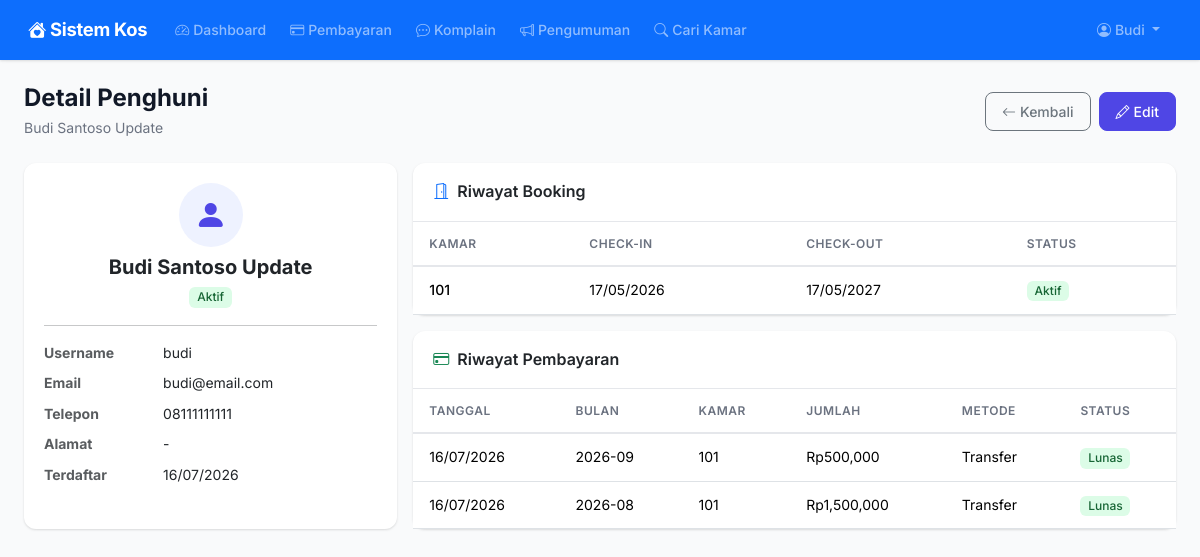
Before: /clients/2 (signed in) with the older database file.
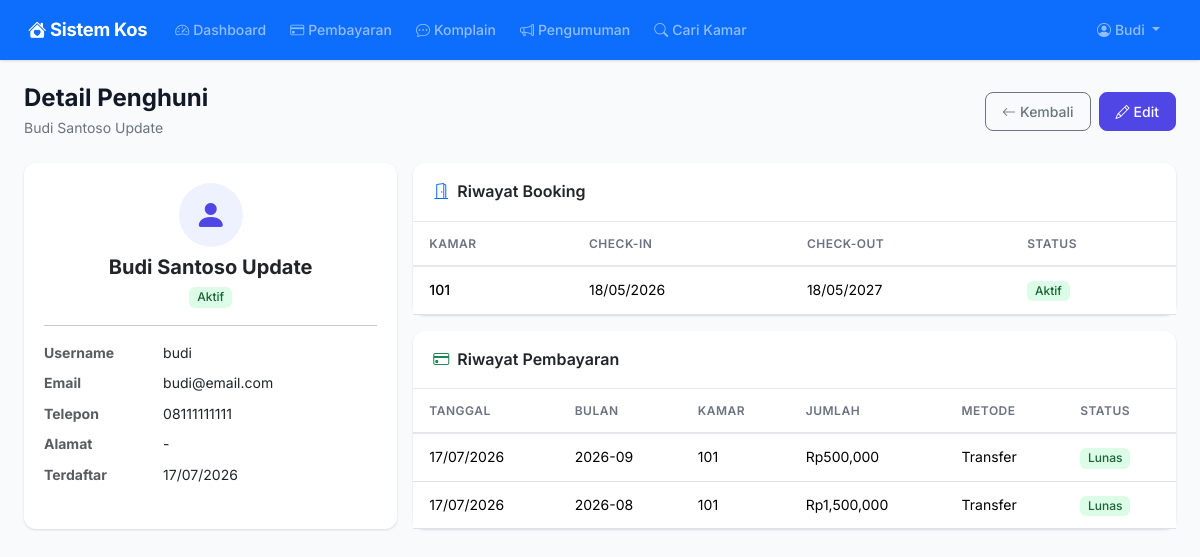
After: the same page with the newer database file.
### models.py (models this page shows, shortened)
class User(UserMixin, db.Model):
    __tablename__ = "users"
    id = db.Column(db.Integer, primary_key=True)
    username = db.Column(db.String(80), unique=True, nullable=False)
    email = db.Column(db.String(120), unique=True, nullable=False)
    password_hash = db.Column(db.String(256), nullable=False)
    role = db.Column(db.String(20), nullable=False, default="client")
    nama_lengkap = db.Column(db.String(150), nullable=False)
    no_telepon = db.Column(db.String(20))
    alamat = db.Column(db.Text)
    is_active = db.Column(db.Boolean, default=True)
    created_at = db.Column(db.DateTime, default=datetime.utcnow)
    bookings = db.relationship("Booking", backref="client", lazy="dynamic")
    notifications = db.relationship("Notification", backref="user", lazy="dynamic")

class Booking(db.Model):
    __tablename__ = "bookings"
    id = db.Column(db.Integer, primary_key=True)
    user_id = db.Column(db.Integer, db.ForeignKey("users.id"), nullable=False)
    room_id = db.Column(db.Integer, db.ForeignKey("rooms.id"), nullable=False)
    tanggal_masuk = db.Column(db.Date, nullable=False)
    tanggal_keluar = db.Column(db.Date)
    status = db.Column(db.String(20), default="aktif")
    deposit = db.Column(db.Float, default=0)
    catatan = db.Column(db.Text)
    created_at = db.Column(db.DateTime, default=datetime.utcnow)
    payments = db.relationship("Payment", backref="booking", lazy="dynamic")

class Payment(db.Model):
    __tablename__ = "payments"
    id = db.Column(db.Integer, primary_key=True)
    booking_id = db.Column(db.Integer, db.ForeignKey("bookings.id"), nullable=False)
    jumlah = db.Column(db.Float, nullable=False)
    tanggal_bayar = db.Column(db.Date, default=date.today)
    bulan_dibayar_untuk = db.Column(db.String(20))
    metode_bayar = db.Column(db.String(20), default="transfer")
    status = db.Column(db.String(20), default="lunas")
    bukti_pembayaran = db.Column(db.String(255))
    catatan = db.Column(db.Text)
    created_at = db.Column(db.DateTime, default=datetime.utcnow)

class Room(db.Model):
    __tablename__ = "rooms"
    id = db.Column(db.Integer, primary_key=True)
    nomor_kamar = db.Column(db.String(10), unique=True, nullable=False)
    lantai = db.Column(db.Integer, default=1)
    tipe = db.Column(db.String(50), default="Reguler")
    harga_per_bulan = db.Column(db.Float, nullable=False)
    ukuran = db.Column(db.String(50))
    fasilitas = db.Column(db.Text)
    status = db.Column(db.String(20), default="tersedia")
    deskripsi = db.Column(db.Text)
    created_at = db.Column(db.DateTime, default=datetime.utcnow)
    bookings = db.relationship("Booking", backref="room", lazy="dynamic")
    maintenance_requests = db.relationship("MaintenanceRequest", backref="room", lazy="dynamic")

### routes/clients.py (the view)
@clients_bp.route("/<int:id>")
@login_required
def detail(id):
    if current_user.role not in ("admin", "management"):
        if current_user.id != id:
            flash("Akses ditolak.", "danger")
            return redirect(url_for("dashboard.index"))
    client = User.query.get_or_404(id)
    bookings = Booking.query.filter_by(user_id=id).order_by(Booking.created_at.desc()).all()
    payments = Payment.query.join(Booking).filter(
        Booking.user_id == id
    ).order_by(Payment.created_at.desc()).all()
    return render_template("clients/detail.html",
        client=client, bookings=bookings, payments=payments)

### app.py (called while the page is built)
def create_app():
    app = Flask(__name__)
    app.config.from_object("config.Config")
    db.init_app(app)
    login_manager.init_app(app)
    csrf.init_app(app)
    login_manager.login_view = "auth.login"
    login_manager.login_message = "Silakan login terlebih dahulu."
    from models import User
    @login_manager.user_loader
    def load_user(user_id):
        return User.query.get(int(user_id))
    @app.context_processor
    def inject_now():
        from datetime import datetime
        return {"now": datetime.now()}
    @app.context_processor
    def inject_utility():
        from datetime import date
        return {"date_today": date.today()}
    from routes import register_routes
    register_routes(app)
    with app.app_context():
        db.create_all()
    return app

### templates/clients/detail.html (shortened to what the changed rows need)
{% extends "base.html" %}
{% block content %}
<div class="page-header d-flex flex-wrap justify-content-between align-items-center">
    <div>
        <h1>Detail Penghuni</h1>
        <p>{{ client.nama_lengkap }}</p>
    </div>
</div>
<div class="row g-3 mb-4">
    <div class="col-lg-4">
        <div class="card border-0 h-100">
            <div class="card-body">
                <div class="text-center mb-3">
                    <div class="stat-icon mx-auto mb-2" style="width:64px;height:64px;background:var(--primary-light);color:var(--primary);border-radius:50%;display:flex;align-items:center;justify-content:center">
                        <i class="bi bi-person-fill fs-2"></i>
                    </div>
                    <h5 class="fw-bold mb-1">{{ client.nama_lengkap }}</h5>
                    <span class="badge {% if client.is_active %}badge-success{% else %}badge-danger{% endif %}">
                        {{ 'Aktif' if client.is_active else 'Tidak Aktif' }}
                    </span>
                </div>
                <dl class="row mb-0" style="font-size:.875rem">
                    <dt class="col-sm-4 text-muted">Username</dt>
                    <dd class="col-sm-8">{{ client.username }}</dd>
                    <dt class="col-sm-4 text-muted">Email</dt>
                    <dd class="col-sm-8">{{ client.email }}</dd>
                    <dt class="col-sm-4 text-muted">Telepon</dt>
                    <dd class="col-sm-8">{{ client.no_telepon or '-' }}</dd>
                    <dt class="col-sm-4 text-muted">Alamat</dt>
                    <dd class="col-sm-8">{{ client.alamat or '-' }}</dd>
                    <dt class="col-sm-4 text-muted">Terdaftar</dt>
                    <dd class="col-sm-8">{{ client.created_at.strftime('%d/%m/%Y') if client.created_at else '-' }}</dd>
                </dl>
            </div>
        </div>
    </div>
    <div class="col-lg-8">
        <div class="card border-0 mb-3">
            <div class="card-body p-0">
                {% if bookings %}
                <div class="table-responsive">
                    <table class="table table-hover mb-0">
                        <thead>
                            <tr>
                                <th>Kamar</th>
                                <th>Check-in</th>
                                <th>Check-out</th>
                                <th>Status</th>
                            </tr>
                        </thead>
                        <tbody>
                            {% for b in bookings %}
                            <tr>
                                <td class="fw-medium">{{ b.room.nomor_kamar }}</td>
                                <td>{{ b.tanggal_masuk.strftime('%d/%m/%Y') if b.tanggal_masuk else '-' }}</td>
                                <td>{{ b.tanggal_keluar.strftime('%d/%m/%Y') if b.tanggal_keluar else '-' }}</td>
                                <td>
                                    {% set s = b.status|lower %}
                                    {% if s == 'aktif' %}
                                    <span class="badge badge-success">Aktif</span>
                                    {% elif s == 'selesai' or s == 'checkout' %}
                                    <span class="badge badge-secondary">Selesai</span>
                                    {% elif s == 'dibatalkan' or s == 'batal' %}
                                    <span class="badge badge-danger">Dibatalkan</span>
                                    {% else %}
                                    <span class="badge badge-secondary">{{ b.status }}</span>
                                    {% endif %}
                                </td>
                            </tr>
                            {% endfor %}
                        </tbody>
                    </table>
                </div>
                {% else %}
                <div class="empty-state">
                    <i class="bi bi-inbox"></i>
                    <h5>Belum ada riwayat booking</h5>
                </div>
                {% endif %}
            </div>
        </div>
        <div class="card border-0">
            <div class="card-body p-0">
                {% if payments %}
                <div class="table-responsive">
                    <table class="table table-hover mb-0">
                        <thead>
                            <tr>
                                <th>Tanggal</th>
                                <th>Bulan</th>
                                <th>Kamar</th>
                                <th>Jumlah</th>
                                <th>Metode</th>
                                <th>Status</th>
                            </tr>
                        </thead>
                        <tbody>
                            {% for p in payments %}
                            <tr>
                                <td>{{ p.tanggal_bayar.strftime('%d/%m/%Y') if p.tanggal_bayar else '-' }}</td>
                                <td>{{ p.bulan_dibayar_untuk or '-' }}</td>
                                <td>{{ p.booking.room.nomor_kamar }}</td>
                                <td>Rp{{ "{:,.0f}".format(p.jumlah) }}</td>
                                <td>{{ p.metode_bayar|title }}</td>
                                <td>
                                    {% set ps = p.status|lower %}
                                    {% if ps == 'lunas' %}
                                    <span class="badge badge-success">Lunas</span>
                                    {% elif ps == 'pending' %}
                                    <span class="badge badge-warning">Pending</span>
                                    {% elif ps == 'dibatalkan' or ps == 'batal' %}
                                    <span class="badge badge-danger">Dibatalkan</span>
                                    {% else %}
                                    <span class="badge badge-secondary">{{ p.status }}</span>
                                    {% endif %}
                                </td>
                            </tr>
                            {% endfor %}
                        </tbody>
                    </table>
                </div>
                {% else %}
                <div class="empty-state">
                    <i class="bi bi-credit-card"></i>
                    <h5>Belum ada pembayaran</h5>
                </div>
                {% endif %}
            </div>
        </div>
    </div>
</div>
{% endblock %}

### templates/base.html (shortened to what the changed rows need)
<!DOCTYPE html>
<html lang="id">
<head>
    <link href="https://cdn.jsdelivr.net/npm/bootstrap@5.3.2/dist/css/bootstrap.min.css" rel="stylesheet">
    <link rel="stylesheet" href="https://cdn.jsdelivr.net/npm/bootstrap-icons@1.11.3/font/bootstrap-icons.min.css">
    <link rel="stylesheet" href="{{ url_for('static', filename='css/style.css') }}">
</head>
<body>
    {% if current_user.is_authenticated %}
    <nav class="navbar navbar-expand-lg navbar-dark bg-primary sticky-top">
        <div class="container-fluid">
            <a class="navbar-brand fw-bold" href="{{ url_for('dashboard.index') }}">
                <i class="bi bi-house-heart-fill me-1"></i>Sistem Kos
            </a>
            <div class="collapse navbar-collapse" id="navbarNav">
                {% if current_user.role in ('admin', 'management') %}
                <ul class="navbar-nav me-auto">
                    <li class="nav-item"><a class="nav-link" href="{{ url_for('dashboard.admin') }}"><i class="bi bi-speedometer2 me-1"></i>Dashboard</a></li>
                    <li class="nav-item"><a class="nav-link" href="{{ url_for('rooms.index') }}"><i class="bi bi-door-open me-1"></i>Kamar</a></li>
                    <li class="nav-item"><a class="nav-link" href="{{ url_for('clients.index') }}"><i class="bi bi-people me-1"></i>Penghuni</a></li>
                    <li class="nav-item"><a class="nav-link" href="{{ url_for('payments.index') }}"><i class="bi bi-credit-card me-1"></i>Pembayaran</a></li>
                    <li class="nav-item"><a class="nav-link" href="{{ url_for('accounting.index') }}"><i class="bi bi-graph-up me-1"></i>Keuangan</a></li>
                    <li class="nav-item dropdown">
                        <a class="nav-link dropdown-toggle" href="#" role="button" data-bs-toggle="dropdown">
                            <i class="bi bi-grid me-1"></i>Lainnya
                        </a>
                        <ul class="dropdown-menu">
                            <li><a class="dropdown-item" href="{{ url_for('maintenance.index') }}"><i class="bi bi-tools me-1"></i>Maintenance</a></li>
                            <li><a class="dropdown-item" href="{{ url_for('maintenance.vendor_index') }}"><i class="bi bi-truck me-1"></i>Vendor</a></li>
                            <li><hr class="dropdown-divider"></li>
                            <li><a class="dropdown-item" href="{{ url_for('announcements.index') }}"><i class="bi bi-megaphone me-1"></i>Pengumuman</a></li>
                            <li><a class="dropdown-item" href="{{ url_for('complaints.index') }}"><i class="bi bi-chat-dots me-1"></i>Komplain</a></li>
                            <li><a class="dropdown-item" href="{{ url_for('inventory.index') }}"><i class="bi bi-box me-1"></i>Inventaris</a></li>
                            <li><hr class="dropdown-divider"></li>
                            <li><a class="dropdown-item" href="{{ url_for('activity.index') }}"><i class="bi bi-clock-history me-1"></i>Log Aktivitas</a></li>
                        </ul>
                    </li>
                </ul>
                {% else %}
                <ul class="navbar-nav me-auto">
                    <li class="nav-item"><a class="nav-link" href="{{ url_for('dashboard.client') }}"><i class="bi bi-speedometer2 me-1"></i>Dashboard</a></li>
                    <li class="nav-item"><a class="nav-link" href="{{ url_for('payments.index') }}"><i class="bi bi-credit-card me-1"></i>Pembayaran</a></li>
                    <li class="nav-item"><a class="nav-link" href="{{ url_for('complaints.create') }}"><i class="bi bi-chat-dots me-1"></i>Komplain</a></li>
                    <li class="nav-item"><a class="nav-link" href="{{ url_for('announcements.index') }}"><i class="bi bi-megaphone me-1"></i>Pengumuman</a></li>
                    <li class="nav-item"><a class="nav-link" href="{{ url_for('onboarding.index') }}"><i class="bi bi-search me-1"></i>Cari Kamar</a></li>
                </ul>
                {% endif %}
                <ul class="navbar-nav">
                    <li class="nav-item dropdown">
                        <a class="nav-link dropdown-toggle" href="#" role="button" data-bs-toggle="dropdown">
                            <i class="bi bi-person-circle me-1"></i>{{ current_user.nama_lengkap.split()[0] }}
                        </a>
                    </li>
                </ul>
            </div>
        </div>
    </nav>
    {% endif %}
    <main class="main-content">
        {% block content %}{% endblock %}
    </main>
</body>
</html>

Changed rows visible on the page:
changed User "Budi Santoso Update": created_at "16/07/2026" → "17/07/2026"
changed Booking: tanggal_masuk "17/05/2026" → "18/05/2026"; tanggal_keluar "17/05/2027" → "18/05/2027"
changed Payment (number 1 of 2 on the later page): tanggal_bayar "16/07/2026" → "17/07/2026"
changed Payment (number 2 of 2 on the later page): tanggal_bayar "16/07/2026" → "17/07/2026"
